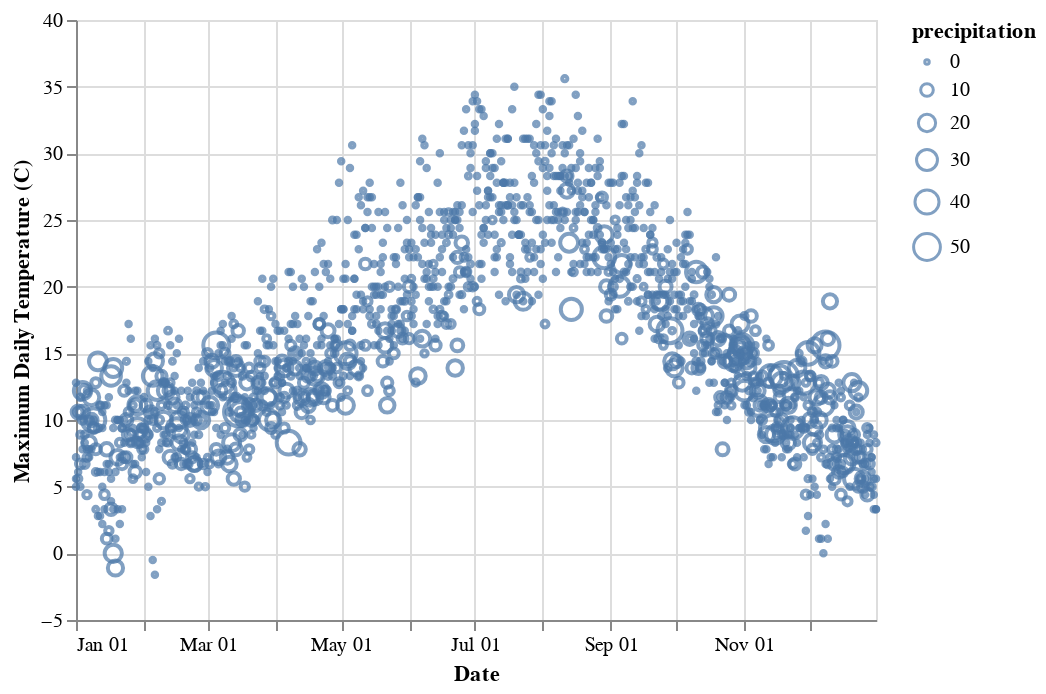

Notebook code cell kept with this figure:
### Markdown cell above
Отображение количества осадков.

### Code cell
points = alt.Chart(settle_data).mark_point().encode(
    alt.X("monthdate(date):T", title="Date"),
    alt.Y(
        "temp_max:Q",
        title='Maximum Daily Temperature (C)',
        scale=alt.Scale(domain=[-5, 40])
    ), 
    size=alt.Size('precipitation:Q',scale=alt.Scale(range=[5,  200]))
)

points

### Figure 1 — Vega-Lite specification as saved in the notebook (floating-point values rounded to 4 significant figures; data arrays with more than 128 entries replaced by an {"elided": "..."} marker saying what was removed)
{"config": {"view": {"continuousWidth": 400, "continuousHeight": 300}}, "data": {"name": "data-830c39fec90146253fb06a06c26374ef"}, "mark": "point", "encoding": {"size": {"type": "quantitative", "field": "precipitation", "scale": {"range": [5, 200]}}, "x": {"type": "temporal", "field": "date", "timeUnit": "monthdate", "title": "Date"}, "y": {"type": "quantitative", "field": "temp_max", "scale": {"domain": [-5, 40]}, "title": "Maximum Daily Temperature (C)"}}, "$schema": "https://vega.github.io/schema/vega-lite/v4.8.1.json", "datasets": {"data-830c39fec90146253fb06a06c26374ef": {"elided": "1461 records"}}}
